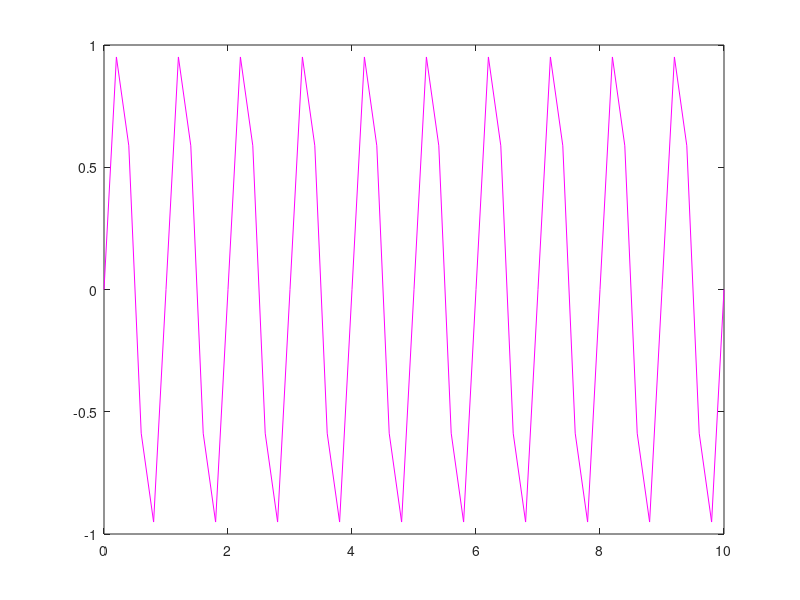

The MATLAB source for this figure:
 t=[0:1:1000]/100
y=sin(2*pi*t)

plot(t,y)
 
for i= 2:2:20 
    
    plot(t(1:i:end),y(1:i:end),'m')
    pause
    
          
      
end 
 

